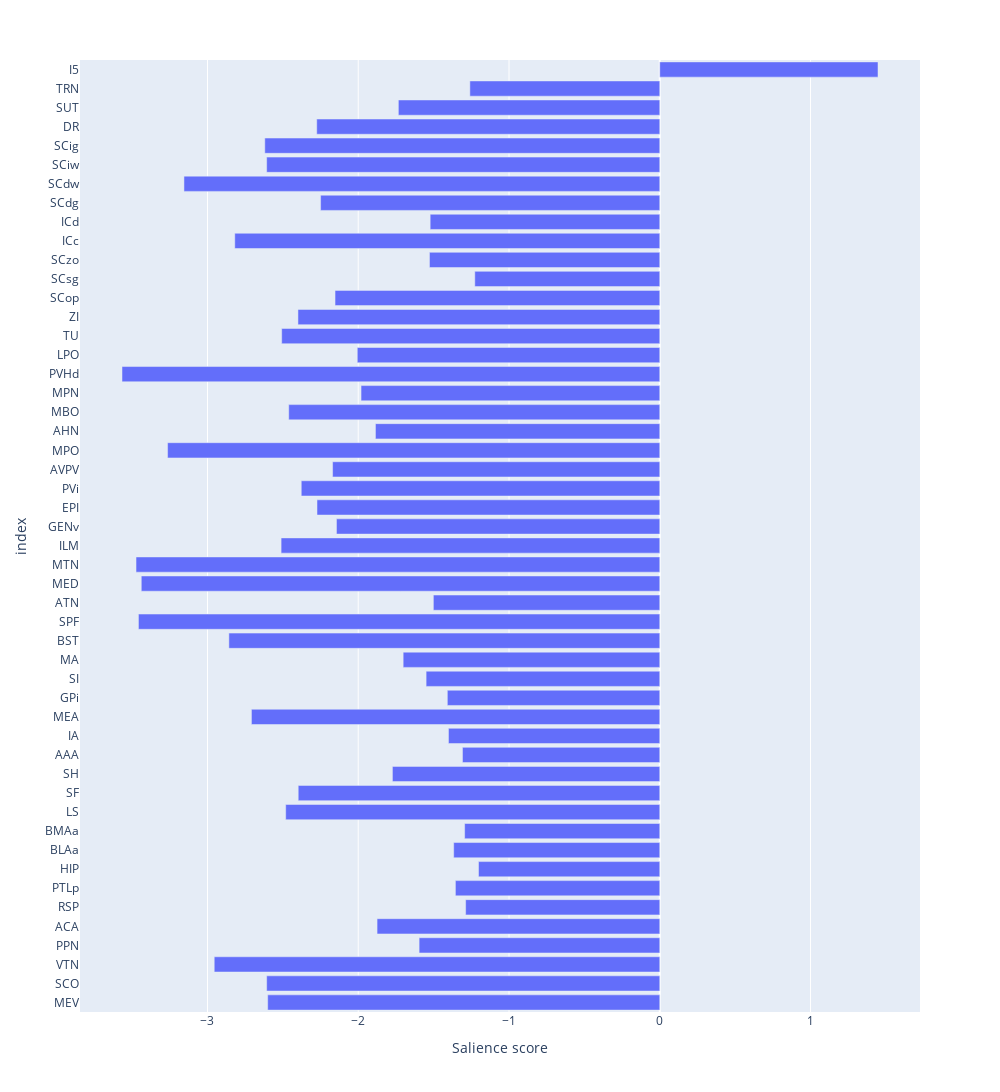

Notebook cell for this chart:
### Code cell
# Plot PLS salience scores
plot_threshold = 1.2 # Only brain regions with a salience higher than plot_threshold are shown. 2 is the significance threshold.

file_title = 'PLS_CFos' + '_' + normalization + '.png'

tp, salient_regions = cfosPLS.plot_salience_scores(plot_threshold, plots_output_path, file_title, brain_region_dict,
                              fig_width=1000, fig_height=2000)

### Figure 1 — Plotly figure (JSON) as saved in the notebook; plotly's stock layout.template omitted (floating-point values rounded to 4 significant figures)
{"data": [{"alignmentgroup": "True", "hovertemplate": "0=%{x}<br>index=%{y}<extra></extra>", "legendgroup": "", "marker": {"color": "#636efa", "pattern": {"shape": ""}}, "name": "", "offsetgroup": "", "orientation": "h", "showlegend": false, "textposition": "auto", "type": "bar", "x": [-2.601, -2.607, -2.955, -1.596, -1.875, -1.288, -1.355, -1.202, -1.367, -1.294, -2.481, -2.398, -1.773, -1.309, -1.402, -2.708, -1.409, -1.55, -1.702, -2.858, -3.458, -1.502, -3.439, -3.474, -2.512, -2.144, -2.273, -2.378, -2.17, -3.265, -1.886, -2.461, -1.981, -3.567, -2.006, -2.508, -2.4, -2.154, -1.227, -1.528, -2.819, -1.523, -2.25, -3.156, -2.607, -2.62, -2.275, -1.734, -1.26, 1.447], "xaxis": "x", "y": ["MEV", "SCO", "VTN", "PPN", "ACA", "RSP", "PTLp", "HIP", "BLAa", "BMAa", "LS", "SF", "SH", "AAA", "IA", "MEA", "GPi", "SI", "MA", "BST", "SPF", "ATN", "MED", "MTN", "ILM", "GENv", "EPI", "PVi", "AVPV", "MPO", "AHN", "MBO", "MPN", "PVHd", "LPO", "TU", "ZI", "SCop", "SCsg", "SCzo", "ICc", "ICd", "SCdg", "SCdw", "SCiw", "SCig", "DR", "SUT", "TRN", "I5"], "yaxis": "y"}], "layout": {"barmode": "relative", "height": 2000, "legend": {"tracegroupgap": 0}, "margin": {"t": 60}, "width": 1000, "xaxis": {"anchor": "y", "domain": [0, 1], "title": {"text": "Salience score"}}, "yaxis": {"anchor": "x", "domain": [0, 1], "title": {"text": "index"}}}}
